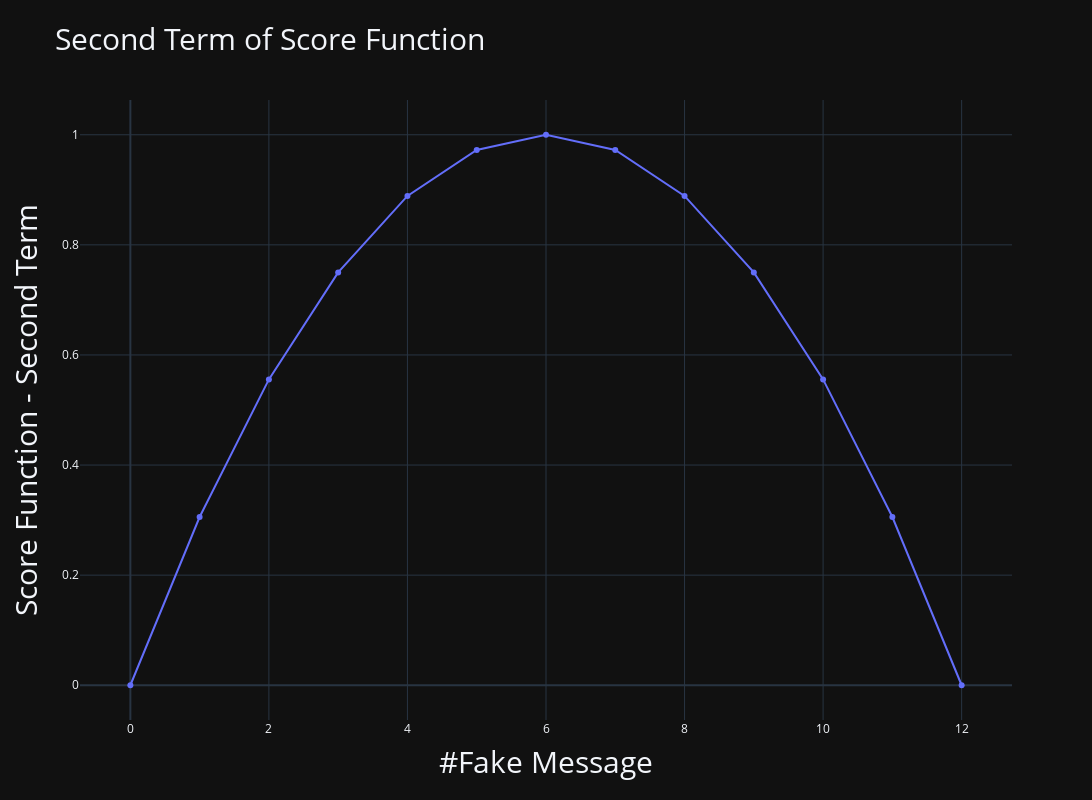

Notebook code cell kept with this figure:
### Code cell
def t2(fake_msgs) : 
    return 1 - (fake_msgs/6 - 1)**2

x = np.arange(0, 13)
y = t2(x)

fig = go.Figure()

# add trace
fig.add_trace(go.Scatter(x=x, y=y, mode='lines+markers'))

# set title
fig.update_layout(
    title_text="Second Term of Score Function"
)

# set x title
fig.update_xaxes(title_text="#Fake Message")


# set y title
fig.update_yaxes(title_text="Score Function - Second Term")


# set background color to dark
fig.update_layout(template="plotly_dark")

# set height and width and title font size
fig.update_layout(
    height=800,
    width=1600,
    title_font_size=30
)

# increase titles font size
fig.update_xaxes(title_font_size=30)
fig.update_yaxes(title_font_size=30)


fig.show()

### Figure 1 — Plotly figure (JSON) as saved in the notebook; plotly's stock layout.template omitted (floating-point values rounded to 4 significant figures)
{"data": [{"mode": "lines+markers", "type": "scatter", "x": [0, 1, 2, 3, 4, 5, 6, 7, 8, 9, 10, 11, 12], "y": [0, 0.3056, 0.5556, 0.75, 0.8889, 0.9722, 1, 0.9722, 0.8889, 0.75, 0.5556, 0.3056, 0]}], "layout": {"height": 800, "title": {"font": {"size": 30}, "text": "Second Term of Score Function"}, "width": 1600, "xaxis": {"title": {"font": {"size": 30}, "text": "#Fake Message"}}, "yaxis": {"title": {"font": {"size": 30}, "text": "Score Function - Second Term"}}}}
